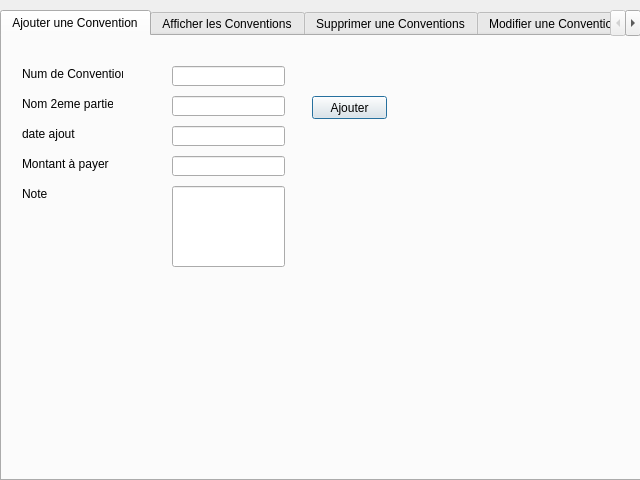
<?xml version="1.0" encoding="UTF-8"?>
<ui version="4.0">
 <class>gestion</class>
 <widget class="QDialog" name="gestion">
  <property name="geometry">
   <rect>
    <x>0</x>
    <y>0</y>
    <width>640</width>
    <height>480</height>
   </rect>
  </property>
  <property name="windowTitle">
   <string>Convention</string>
  </property>
  <widget class="QTabWidget" name="tabWidget">
   <property name="geometry">
    <rect>
     <x>0</x>
     <y>10</y>
     <width>641</width>
     <height>471</height>
    </rect>
   </property>
   <property name="styleSheet">
    <string notr="true">font: 10pt &quot;MS Shell Dlg 2&quot;;</string>
   </property>
   <property name="currentIndex">
    <number>0</number>
   </property>
   <widget class="QWidget" name="tab">
    <attribute name="title">
     <string>Ajouter une Convention</string>
    </attribute>
    <widget class="QLabel" name="label_NumConvention">
     <property name="geometry">
      <rect>
       <x>20</x>
       <y>30</y>
       <width>101</width>
       <height>16</height>
      </rect>
     </property>
     <property name="text">
      <string>Num de Convention</string>
     </property>
    </widget>
    <widget class="QLabel" name="label_Nom2emepartie">
     <property name="geometry">
      <rect>
       <x>20</x>
       <y>60</y>
       <width>91</width>
       <height>16</height>
      </rect>
     </property>
     <property name="text">
      <string>Nom 2eme partie</string>
     </property>
    </widget>
    <widget class="QLabel" name="label_dataAjout">
     <property name="geometry">
      <rect>
       <x>20</x>
       <y>90</y>
       <width>61</width>
       <height>16</height>
      </rect>
     </property>
     <property name="text">
      <string>date ajout</string>
     </property>
    </widget>
    <widget class="QLineEdit" name="lineEdit_NomConvention">
     <property name="geometry">
      <rect>
       <x>170</x>
       <y>30</y>
       <width>113</width>
       <height>20</height>
      </rect>
     </property>
    </widget>
    <widget class="QLineEdit" name="lineEdit_Nom2emepartie">
     <property name="geometry">
      <rect>
       <x>170</x>
       <y>60</y>
       <width>113</width>
       <height>20</height>
      </rect>
     </property>
    </widget>
    <widget class="QLineEdit" name="lineEdit_dateAjout">
     <property name="geometry">
      <rect>
       <x>170</x>
       <y>90</y>
       <width>113</width>
       <height>20</height>
      </rect>
     </property>
    </widget>
    <widget class="QPushButton" name="pb_ajouter">
     <property name="geometry">
      <rect>
       <x>310</x>
       <y>60</y>
       <width>75</width>
       <height>23</height>
      </rect>
     </property>
     <property name="text">
      <string>Ajouter</string>
     </property>
    </widget>
    <widget class="QLabel" name="label_Montantapayer">
     <property name="geometry">
      <rect>
       <x>20</x>
       <y>120</y>
       <width>91</width>
       <height>16</height>
      </rect>
     </property>
     <property name="text">
      <string>Montant à payer</string>
     </property>
    </widget>
    <widget class="QLineEdit" name="lineEdit_Montantapayer">
     <property name="geometry">
      <rect>
       <x>170</x>
       <y>120</y>
       <width>113</width>
       <height>20</height>
      </rect>
     </property>
    </widget>
    <widget class="QLabel" name="label_Note">
     <property name="geometry">
      <rect>
       <x>20</x>
       <y>150</y>
       <width>91</width>
       <height>16</height>
      </rect>
     </property>
     <property name="text">
      <string>Note</string>
     </property>
    </widget>
    <widget class="QLineEdit" name="lineEdit_Note">
     <property name="geometry">
      <rect>
       <x>170</x>
       <y>150</y>
       <width>113</width>
       <height>81</height>
      </rect>
     </property>
    </widget>
    <widget class="QLabel" name="labelB">
     <property name="geometry">
      <rect>
       <x>0</x>
       <y>0</y>
       <width>631</width>
       <height>441</height>
      </rect>
     </property>
     <property name="text">
      <string/>
     </property>
    </widget>
    <zorder>labelB</zorder>
    <zorder>label_NumConvention</zorder>
    <zorder>label_Nom2emepartie</zorder>
    <zorder>label_dataAjout</zorder>
    <zorder>lineEdit_NomConvention</zorder>
    <zorder>lineEdit_Nom2emepartie</zorder>
    <zorder>lineEdit_dateAjout</zorder>
    <zorder>pb_ajouter</zorder>
    <zorder>label_Montantapayer</zorder>
    <zorder>lineEdit_Montantapayer</zorder>
    <zorder>label_Note</zorder>
    <zorder>lineEdit_Note</zorder>
   </widget>
   <widget class="QWidget" name="tab_2">
    <attribute name="title">
     <string>Afficher les Conventions</string>
    </attribute>
    <widget class="QTableView" name="tabConventions">
     <property name="geometry">
      <rect>
       <x>10</x>
       <y>10</y>
       <width>611</width>
       <height>421</height>
      </rect>
     </property>
     <property name="styleSheet">
      <string notr="true">font: 10pt &quot;MS Shell Dlg 2&quot;;</string>
     </property>
    </widget>
    <widget class="QLabel" name="labelB_2">
     <property name="geometry">
      <rect>
       <x>0</x>
       <y>0</y>
       <width>631</width>
       <height>441</height>
      </rect>
     </property>
     <property name="text">
      <string/>
     </property>
    </widget>
    <zorder>labelB_2</zorder>
    <zorder>tabConventions</zorder>
   </widget>
   <widget class="QWidget" name="tab_3">
    <attribute name="title">
     <string>Supprimer une Conventions</string>
    </attribute>
    <widget class="QLineEdit" name="lineEdit_id_2">
     <property name="geometry">
      <rect>
       <x>140</x>
       <y>30</y>
       <width>113</width>
       <height>20</height>
      </rect>
     </property>
    </widget>
    <widget class="QLabel" name="label_4">
     <property name="geometry">
      <rect>
       <x>20</x>
       <y>30</y>
       <width>91</width>
       <height>16</height>
      </rect>
     </property>
     <property name="text">
      <string>Num Convention</string>
     </property>
    </widget>
    <widget class="QPushButton" name="pb_supprimer">
     <property name="geometry">
      <rect>
       <x>240</x>
       <y>140</y>
       <width>75</width>
       <height>23</height>
      </rect>
     </property>
     <property name="text">
      <string>Supprimer</string>
     </property>
    </widget>
    <widget class="QLabel" name="labelB_3">
     <property name="geometry">
      <rect>
       <x>0</x>
       <y>0</y>
       <width>631</width>
       <height>441</height>
      </rect>
     </property>
     <property name="text">
      <string/>
     </property>
    </widget>
    <zorder>labelB_3</zorder>
    <zorder>lineEdit_id_2</zorder>
    <zorder>label_4</zorder>
    <zorder>pb_supprimer</zorder>
   </widget>
   <widget class="QWidget" name="tab_6">
    <attribute name="title">
     <string>Modifier une Convention</string>
    </attribute>
    <widget class="QLabel" name="label_Note_3">
     <property name="geometry">
      <rect>
       <x>40</x>
       <y>140</y>
       <width>91</width>
       <height>16</height>
      </rect>
     </property>
     <property name="text">
      <string>Note</string>
     </property>
    </widget>
    <widget class="QLineEdit" name="lineEdit_Nom2emepartie_3">
     <property name="geometry">
      <rect>
       <x>190</x>
       <y>50</y>
       <width>113</width>
       <height>20</height>
      </rect>
     </property>
    </widget>
    <widget class="QLabel" name="label_Montantapayer_3">
     <property name="geometry">
      <rect>
       <x>40</x>
       <y>110</y>
       <width>91</width>
       <height>16</height>
      </rect>
     </property>
     <property name="text">
      <string>Montant à payer</string>
     </property>
    </widget>
    <widget class="QLineEdit" name="lineEdit_Montantapayer_3">
     <property name="geometry">
      <rect>
       <x>190</x>
       <y>110</y>
       <width>113</width>
       <height>20</height>
      </rect>
     </property>
    </widget>
    <widget class="QLineEdit" name="lineEdit_dateAjout_3">
     <property name="geometry">
      <rect>
       <x>190</x>
       <y>80</y>
       <width>113</width>
       <height>20</height>
      </rect>
     </property>
    </widget>
    <widget class="QLineEdit" name="lineEdit_NomConvention_3">
     <property name="geometry">
      <rect>
       <x>190</x>
       <y>20</y>
       <width>113</width>
       <height>20</height>
      </rect>
     </property>
    </widget>
    <widget class="QLineEdit" name="lineEdit_Note_3">
     <property name="geometry">
      <rect>
       <x>190</x>
       <y>140</y>
       <width>113</width>
       <height>81</height>
      </rect>
     </property>
    </widget>
    <widget class="QLabel" name="label_Nom2emepartie_3">
     <property name="geometry">
      <rect>
       <x>40</x>
       <y>50</y>
       <width>91</width>
       <height>16</height>
      </rect>
     </property>
     <property name="text">
      <string>Nom 2eme partie</string>
     </property>
    </widget>
    <widget class="QLabel" name="label_NumConvention_3">
     <property name="geometry">
      <rect>
       <x>40</x>
       <y>20</y>
       <width>101</width>
       <height>16</height>
      </rect>
     </property>
     <property name="text">
      <string>Num de Convention</string>
     </property>
    </widget>
    <widget class="QLabel" name="label_dataAjout_3">
     <property name="geometry">
      <rect>
       <x>40</x>
       <y>80</y>
       <width>61</width>
       <height>16</height>
      </rect>
     </property>
     <property name="text">
      <string>date ajout</string>
     </property>
    </widget>
    <widget class="QPushButton" name="pushButton">
     <property name="geometry">
      <rect>
       <x>360</x>
       <y>140</y>
       <width>75</width>
       <height>23</height>
      </rect>
     </property>
     <property name="text">
      <string>Modifier</string>
     </property>
    </widget>
    <widget class="QLabel" name="labelB_4">
     <property name="geometry">
      <rect>
       <x>0</x>
       <y>0</y>
       <width>631</width>
       <height>441</height>
      </rect>
     </property>
     <property name="text">
      <string/>
     </property>
    </widget>
    <zorder>labelB_4</zorder>
    <zorder>label_Note_3</zorder>
    <zorder>lineEdit_Nom2emepartie_3</zorder>
    <zorder>label_Montantapayer_3</zorder>
    <zorder>lineEdit_Montantapayer_3</zorder>
    <zorder>lineEdit_dateAjout_3</zorder>
    <zorder>lineEdit_NomConvention_3</zorder>
    <zorder>lineEdit_Note_3</zorder>
    <zorder>label_Nom2emepartie_3</zorder>
    <zorder>label_NumConvention_3</zorder>
    <zorder>label_dataAjout_3</zorder>
    <zorder>pushButton</zorder>
   </widget>
   <widget class="QWidget" name="tab_4">
    <attribute name="title">
     <string>Consulter une Convention</string>
    </attribute>
    <widget class="QPushButton" name="pushButton_2">
     <property name="geometry">
      <rect>
       <x>410</x>
       <y>40</y>
       <width>75</width>
       <height>23</height>
      </rect>
     </property>
     <property name="text">
      <string>Consulter</string>
     </property>
    </widget>
    <widget class="QLabel" name="label">
     <property name="geometry">
      <rect>
       <x>40</x>
       <y>40</y>
       <width>111</width>
       <height>16</height>
      </rect>
     </property>
     <property name="text">
      <string>Num Convention</string>
     </property>
    </widget>
    <widget class="QLineEdit" name="lineEdit">
     <property name="geometry">
      <rect>
       <x>200</x>
       <y>40</y>
       <width>113</width>
       <height>20</height>
      </rect>
     </property>
    </widget>
    <widget class="QLabel" name="labelB_5">
     <property name="geometry">
      <rect>
       <x>0</x>
       <y>0</y>
       <width>631</width>
       <height>441</height>
      </rect>
     </property>
     <property name="text">
      <string/>
     </property>
    </widget>
    <zorder>labelB_5</zorder>
    <zorder>pushButton_2</zorder>
    <zorder>label</zorder>
    <zorder>lineEdit</zorder>
   </widget>
   <widget class="QWidget" name="tab_5">
    <attribute name="title">
     <string>Recherche</string>
    </attribute>
    <widget class="QLabel" name="labelRechercheSupp_2">
     <property name="geometry">
      <rect>
       <x>10</x>
       <y>10</y>
       <width>421</width>
       <height>41</height>
      </rect>
     </property>
     <property name="text">
      <string>Veuillez entrer le numéro de la convention</string>
     </property>
    </widget>
    <widget class="QLineEdit" name="lineEditRecherche">
     <property name="geometry">
      <rect>
       <x>190</x>
       <y>60</y>
       <width>211</width>
       <height>21</height>
      </rect>
     </property>
    </widget>
    <widget class="QPushButton" name="pushButtonReOk">
     <property name="geometry">
      <rect>
       <x>460</x>
       <y>60</y>
       <width>75</width>
       <height>23</height>
      </rect>
     </property>
     <property name="text">
      <string>OK</string>
     </property>
    </widget>
    <widget class="QTableView" name="tabRecherche_2">
     <property name="geometry">
      <rect>
       <x>30</x>
       <y>120</y>
       <width>581</width>
       <height>291</height>
      </rect>
     </property>
    </widget>
   </widget>
  </widget>
 </widget>
 <resources/>
 <connections/>
</ui>
